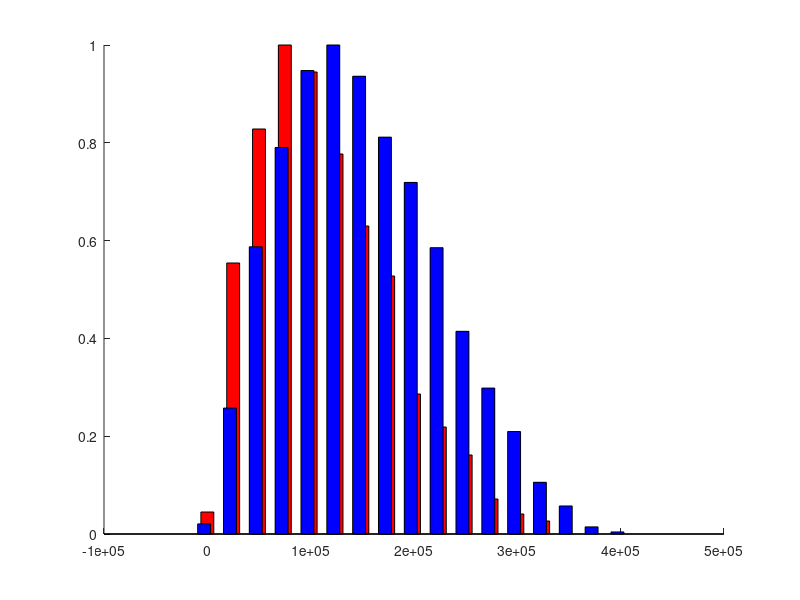

Write MATLAB code to recreate this figure.
%% loading files
load('grps.mat')
load('skeletons.mat')
load('sknumb.mat')
load('somalist.mat')

%% setting up somaskels_gephi_grps (only with soma, marked with modularity grps with xyz)

somaskels = [somalist skeletons];
somaskels_gephi = [somaskels ismember(somaskels(:,6),sknumb)];
somaskels_gephi = sortrows(somaskels_gephi,6);
sknumb_grps = [sknumb grps];
sknumb_grps = sortrows(sknumb_grps,1);
somaskels_gephi = somaskels_gephi(somaskels_gephi(:,7)==1,:);
somaskels_gephi_grps = [somaskels_gephi, sknumb_grps(:,2)];
soma_xyz = somaskels_gephi_grps(:,2:4);

%% get distances
temp_pd = pdist(soma_xyz);
dist_mat = squareform(temp_pd);
same_grp_mat = zeros(length(dist_mat));
dif_grp_mat = zeros(length(dist_mat));
for i = 1:length(dist_mat)
    for j = i:length(dist_mat)
        if(i~=j)
            same_grp_mat(i,j) = somaskels_gephi_grps(i,8) == somaskels_gephi_grps(j,8);
            dif_grp_mat(i,j) = somaskels_gephi_grps(i,8) ~= somaskels_gephi_grps(j,8);
        end
    end
end

dists_same = dist_mat(same_grp_mat==1);
dists_dif = dist_mat(dif_grp_mat==1);

%% make figure 

figure;
hold on
[dif_n,dif_c]=hist(dists_dif,[0:.25:4.5]*10^5);
[same_n,same_c]=hist(dists_same,[0:.25:4.5]*10^5);
bar(same_c,same_n/max(same_n),.5,'r');
bar(dif_c-3125,dif_n/max(dif_n),.5,'b');